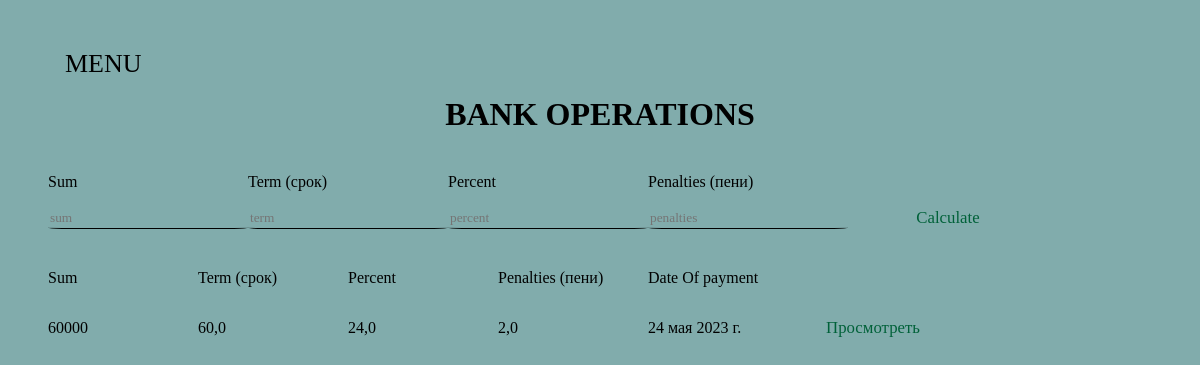
The page /credit/ on the database its author committed.
### apps/onoxo/models.py (models this page shows)
class Credit_Model(models.Model):
        sum = models.IntegerField(verbose_name="sum", null=True )
        dateOfPayment = models.DateField(verbose_name="data of payment",null=True, blank=True )
        percentOfCredit = models.FloatField(verbose_name="percent", null=True, blank=True )
        term = models.FloatField(verbose_name="term", null=True )
        penalties =  models.FloatField(verbose_name="percent", null=True ,  blank=True )

### apps/onoxo/views.py (the view, shortened to what this page needs)
# urls.py: path("credit/",credit,name='credit'),
def credit(request):
    if request.method == "GET":
        try:
          obj = Credit_Model.objects.all()
        except:
            obj = ""
        return render(request, "credit.html", {"credit": obj})

### apps/onoxo/templates/credit.html (shortened to what this page needs)
{% extends "headerfooter.html" %}
{% block hf %}
{% load static %}
<h1 class="title">
    BANK OPERATIONS
</h1>
<form method="POST" action="{% url 'credit' %}">
    <div class="Fstblock">
        <div class="naimenov">
            <p>Sum</p>
            <p>Term (срок)</p>
            <p>Percent</p>
            <p>Penalties (пени)</p>
        </div>
        <div class="textBoxesPost">
            <input class="inp" required  type="number" name="sum" placeholder="sum" />
            <input class="inp" required  type="number" name="term" placeholder="term" />
            <input class="inp" required  type="number" name="percent" placeholder="percent" />
            <input class="inp" required  type="number" name="penalties" placeholder="penalties" />
            <button type="submit" class = "del">Calculate</button>
        </div>
    </div>
</form>
    <div class="Secondblock">
        <div class="naimenov1">
            <p>Sum</p>
            <p>Term (срок)</p>
            <p>Percent</p>
            <p>Penalties (пени)</p>
            <p>Date Of payment</p>
        </div>
        {% for credit_month in credit %}
        <div class="textBoxes">
                <p>{{ credit_month.sum }}</p>
                <p>{{ credit_month.term }}</p>
                <p>{{ credit_month.percentOfCredit }}</p>
                <p>{{ credit_month.penalties }}</p>
                <p>{{ credit_month.dateOfPayment }}</p>
                <button class = "del" type="button" onclick = "window.location.href='/credit/{{credit_month.id}}'">Просмотреть</button>
        </div>
        {% endfor %}
    </div>
{% endblock %}

### static/ForPages.css (style rules this page uses)
body { margin: 4%; background-color: rgb(129, 172, 172); background-repeat: repeat; background-size: 100%; }
* { font-family: 'Times New Roman', Times, serif; }
.naimenov { display: grid; grid-template-columns: 70px 200px 200px 200px 200px 200px 200px 200px 200px 200px; grid-gap: 0%; margin-top: 24px; }
.textBoxes { display: grid; grid-template-columns: 70px 200px 200px 200px 200px 200px 200px 200px 200px 200px; grid-gap: 0%; margin-top: 0%; }
.title { text-align: center; margin-top: 1%; }
.del { border: none; background-color: rgba(139, 69, 19, 0); font-size: 15px; text-decoration: none; }
.inp { background-color: rgba(6, 8, 8, 0); border: 0; border-bottom: 1px solid black; border-radius: 7%; }

### apps/onoxo/templates/credit.html (style rules this page uses)
.naimenov { display: grid; grid-template-columns: 200px 200px 200px 200px 200px 200px 200px 200px 200px 200px; grid-gap: 0%; margin-top: 24px; }
.naimenov1 { display: grid; grid-template-columns: 150px 150px 150px 150px 150px 150px 150px 150px 150px 150px; grid-gap: 0%; margin-top: 24px; }
.textBoxesPost { display: grid; grid-template-columns: 200px 200px 200px 200px 200px 200px 200px 200px 200px 200px; grid-gap: 0%; margin-top: 0%; }
.textBoxes { display: grid; grid-template-columns: 150px 150px 150px 150px 150px 150px 150px 150px 150px 150px; grid-gap: 0%; margin-top: 0%; }
.del { color:rgb(0, 97, 57); font-size: 105%; }

### rows shown on the page
Credit_Model: sum "60000", term "60,0", percentOfCredit "24,0", penalties "2,0", dateOfPayment "24 мая 2023 г."
